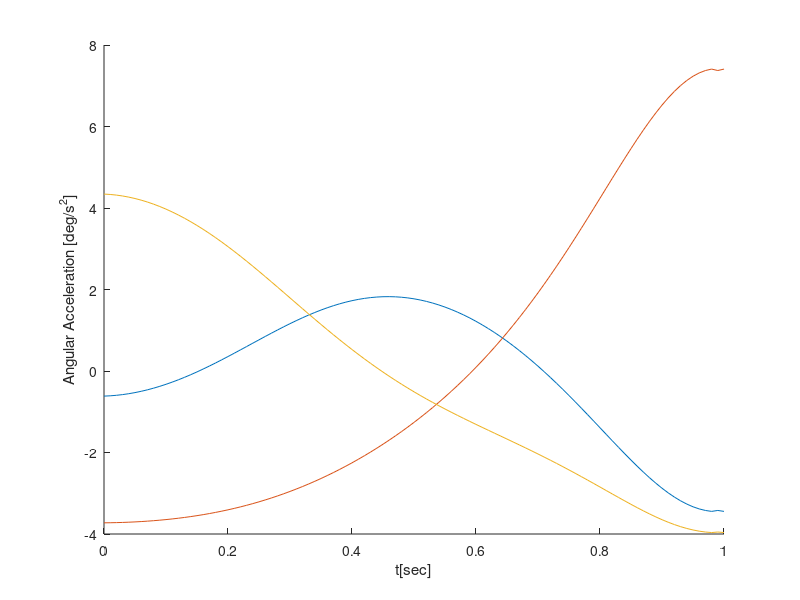

Write MATLAB code to recreate this figure.
t = 0:0.01:1;
px = 1.5 + 0.6 * 0.5 * (1-cos(pi*t/1.0));
py = 1.0 + 0.4 * 0.5 * (1-cos(pi*t/1.0));

theta2 = acos((py.^2 + (px - 1).^2 -2)./2);
theta1 = atan2((-sin(theta2).*(px-1) + 1+cos(theta2).*py)./(1+cos(theta2).^2 - sin(theta2).^2) ,(1+cos(theta2).*(px-1) + sin(theta2) .* py)./(1+cos(theta2).^2 - sin(theta2).^2));
theta3 = 2*pi- theta2 - theta1;

p2x = px-1;
p2y = py;

p1x = p2x - cos(theta2 + theta1);
p1y = p2y - sin(theta2 + theta1);

p0x = 1.5;
p0y = 1;




for i = 2:101
    t1_v(i) = (theta1(i) - theta1(i-1))/0.01;
     t2_v(i) = (theta2(i) - theta2(i-1))/0.01;
      t3_v(i) = (theta3(i) - theta3(i-1))/0.01;
end

t1_v(1) = 0
t2_v(1) = 0
t3_v(1) = 0

for i = 2:101
    t1_a(i) = (t1_v(i) - t1_v(i-1))/0.01;
     t2_a(i) = (t2_v(i) - t2_v(i-1))/0.01;
      t3_a(i) = (t3_v(i) - t3_v(i-1))/0.01;
end

for i = 1:99
    t1_a(i) = t1_a(i+2);
      t2_a(i) = t2_a(i+2);
       t3_a(i) = t3_a(i+2);
end
xlabel('t[sec]') 
hold on
ylabel('Angular Acceleration [deg/s^2]') 
plot(t,t1_a,'-')
hold on
plot(t,t2_a,'-')
hold on
plot(t,t3_a,'-')
hold on











